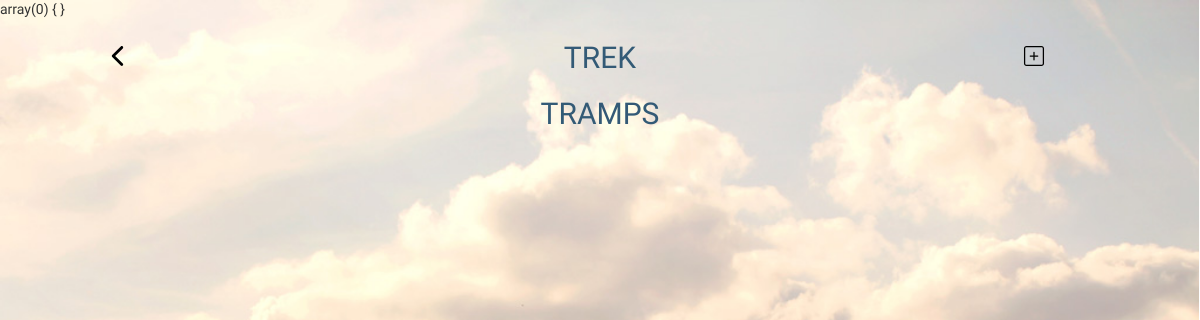
The app's page /, older data.
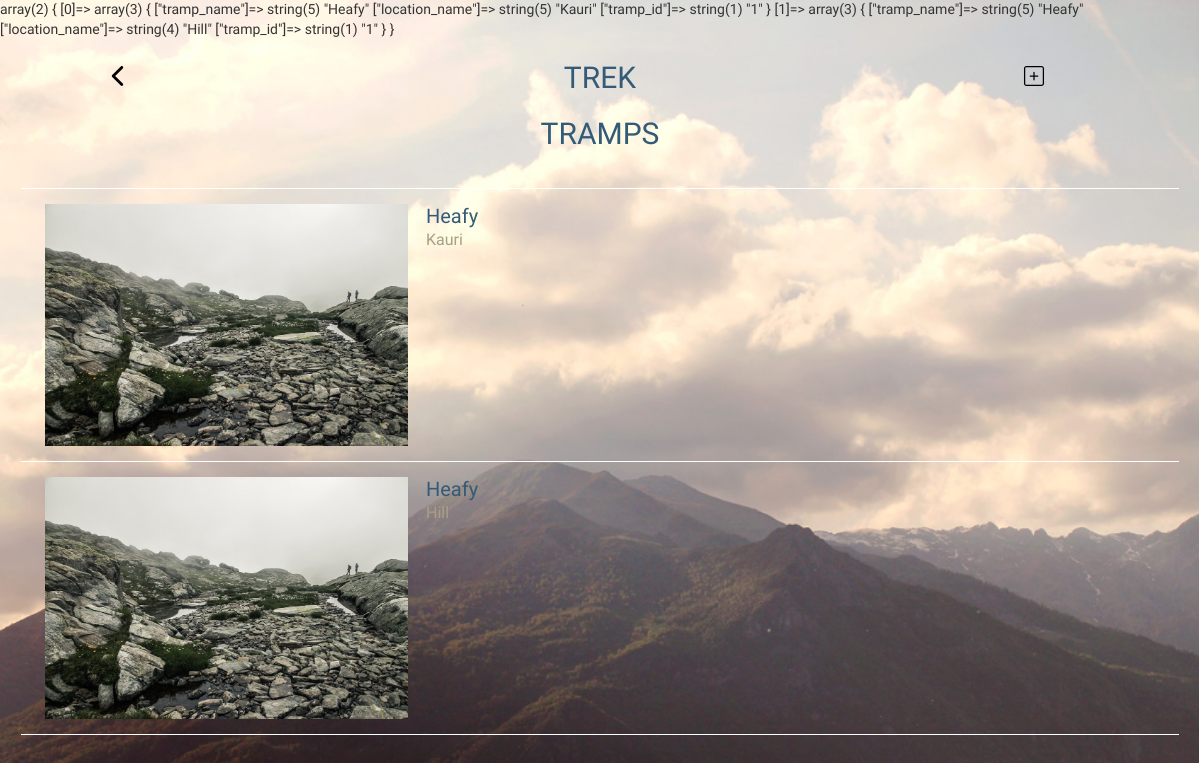
The same page, newer data.
### tables this page shows
CREATE TABLE IF NOT EXISTS `location` (
  `id` int(11) NOT NULL AUTO_INCREMENT,
  `tramp_id` int(11) NOT NULL,
  `location_name` varchar(255) NOT NULL,
  `location_type` varchar(255) NOT NULL,
  `xPoint` int(11) NOT NULL,
  `yPoint` int(11) NOT NULL,
  PRIMARY KEY (`id`)
);

CREATE TABLE IF NOT EXISTS `tramp` (
  `id` int(11) NOT NULL AUTO_INCREMENT,
  `account_id` int(255) NOT NULL,
  `tramp_name` varchar(255) NOT NULL,
  PRIMARY KEY (`id`)
);

### includes/database_function.php (called while the page is built, shortened)
<?php
function selectMultipleRows($dbConnection, $sql) {
	$selectedRows = mysqli_query($dbConnection, $sql);
	$resultsArray = array();
	while ($row = mysqli_fetch_assoc($selectedRows)) {
		$resultsArray[] =  $row;
	}
	return $resultsArray;
}

### includes/home.php (the view)
<?php
	$sql = 'SELECT t.tramp_name, l.location_name, l.tramp_id FROM tramp t LEFT JOIN location l ON t.id = l.tramp_id WHERE t.id = l.tramp_id && t.account_id ='.$_SESSION['user_id'];
	$trampArray = selectMultipleRows($db, $sql);
	var_dump($trampArray);
?>
<section class="container">
	<div class="header header_container row">
		<a href="#" class="header_btn">
			<img src="assets/icons/arrow487_left.svg" alt="Left Arrow" class="header_arrowLeft col-xs-2">
		</a>
		<h2 class="header_title-home col-xs-offset-2 col-xs-4">TREK</h2>
		<a href="#" class="header_btn">
			<img src="assets/icons/add149.svg" alt="Add" class="header_add col-xs-offset-1 col-xs-3">
		</a>
	</div>
	<div class="row">
		<h2> Tramps </h2>
	</div>
	<section class="home_tramps_container">
		<?php foreach ($trampArray as $value) : ?>
			<article class="home_item_container row">
				<a href="?pages=tramp&tramp_id=<?php echo $value['tramp_id'] ?>">
					<div class="col-xs-4">
							<img src="assets/images/SplitShire_IMG_6207.jpg" alt="" class="img-responsive">
					</div>
					<div class="col-xs-8">
							<h3 class=""><?php echo $value['tramp_name'] ?></h3>
							<h4 class=""><?php echo $value['location_name'] ?></h4>
					</div>
				</a>
			</article>
		<?php endforeach ?>
	</section>
</section>

### index.php (shortened to what this page needs)
<!DOCTYPE html>
<html lang="en">
<?php
  require_once('includes/head.php');
  require_once('includes/database_function.php');
  $db =  getDbConnection();
?>
<body>
	<main>
		<?php
      if(isset($_GET['pages'])){
          require_once('includes/'.$_GET['pages'].'.php');
      }
      else {
          require_once('includes/home.php');
      }
    ?>
	</main>
</body>
</html>

### includes/head.php (shortened to what this page needs)
<head>
	<link href="assets/css/main.css" rel="stylesheet">
</head>

Row changes from the older to the newer data that the page shows:
now on this page (row edited): location: tramp.tramp_name "Heafy", location_name "Kauri"
added location: tramp.tramp_name "Heafy", location_name "Hill"
Text that changed along with them:
text no longer shown: "array(0) { }"
text now shown: "array(2) { [0]=> array(3) { [\"tramp_name\"]=> string(5) \"Heafy\" [\"location_name\"]=> string(5) \"Kauri\" [\"tramp_id\"]=> string(1) \"1\" } [1]=> array(3) { [\"tramp_name\"]=> string(5) \"Heafy\" [\"location_name\"]=> string(4) \"Hill\" [\"tramp_id\"]=> string(1) \"1\" } }"
